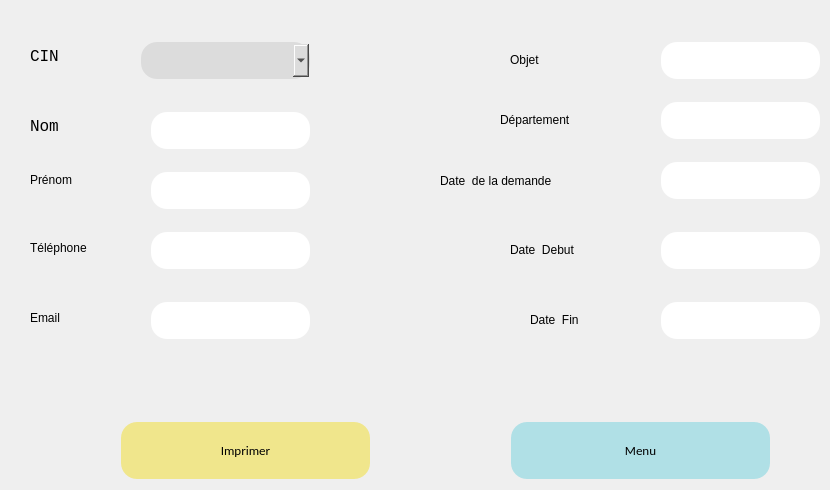
   <widget class="QWidget" name="page_44">
    <widget class="QLineEdit" name="lineEdit_35">
     <property name="geometry">
      <rect>
       <x>150</x>
       <y>110</y>
       <width>161</width>
       <height>41</height>
      </rect>
     </property>
     <property name="styleSheet">
      <string notr="true">background-color: white	;
  border: none;
  color: black;
  padding: 10px;
  text-align: center;
  text-decoration: none;
font-family:calibri;
  display: inline-block;
  font-size: 13px;
  margin: 2px 1px;
  border-radius : 16px;</string>
     </property>
    </widget>
    <widget class="QLabel" name="label_193">
     <property name="geometry">
      <rect>
       <x>30</x>
       <y>50</y>
       <width>47</width>
       <height>13</height>
      </rect>
     </property>
     <property name="font">
      <font>
       <family>Courier New</family>
       <pointsize>12</pointsize>
       <weight>50</weight>
       <bold>false</bold>
      </font>
     </property>
     <property name="text">
      <string>CIN</string>
     </property>
    </widget>
    <widget class="QLabel" name="label_195">
     <property name="geometry">
      <rect>
       <x>30</x>
       <y>120</y>
       <width>47</width>
       <height>13</height>
      </rect>
     </property>
     <property name="font">
      <font>
       <family>Courier New</family>
       <pointsize>12</pointsize>
      </font>
     </property>
     <property name="text">
      <string>Nom</string>
     </property>
    </widget>
    <widget class="QLineEdit" name="lineEdit_36">
     <property name="geometry">
      <rect>
       <x>150</x>
       <y>170</y>
       <width>161</width>
       <height>41</height>
      </rect>
     </property>
     <property name="styleSheet">
      <string notr="true">background-color: white	;
  border: none;
  color: black;
  padding: 10px;
  text-align: center;
  text-decoration: none;
font-family:calibri;
  display: inline-block;
  font-size: 13px;
  margin: 2px 1px;
  border-radius : 16px;</string>
     </property>
    </widget>
    <widget class="QLabel" name="label_196">
     <property name="geometry">
      <rect>
       <x>30</x>
       <y>170</y>
       <width>71</width>
       <height>20</height>
      </rect>
     </property>
     <property name="text">
      <string>Prénom</string>
     </property>
    </widget>
    <widget class="QLabel" name="label_197">
     <property name="geometry">
      <rect>
       <x>30</x>
       <y>240</y>
       <width>101</width>
       <height>16</height>
      </rect>
     </property>
     <property name="text">
      <string>Téléphone</string>
     </property>
    </widget>
    <widget class="QLineEdit" name="lineEdit_37">
     <property name="geometry">
      <rect>
       <x>150</x>
       <y>230</y>
       <width>161</width>
       <height>41</height>
      </rect>
     </property>
     <property name="styleSheet">
      <string notr="true">background-color: white	;
  border: none;
  color: black;
  padding: 10px;
  text-align: center;
  text-decoration: none;
font-family:calibri;
  display: inline-block;
  font-size: 13px;
  margin: 2px 1px;
  border-radius : 16px;</string>
     </property>
    </widget>
    <widget class="QLineEdit" name="lineEdit_141">
     <property name="geometry">
      <rect>
       <x>150</x>
       <y>300</y>
       <width>161</width>
       <height>41</height>
      </rect>
     </property>
     <property name="styleSheet">
      <string notr="true">background-color: white	;
  border: none;
  color: black;
  padding: 10px;
  text-align: center;
  text-decoration: none;
font-family:calibri;
  display: inline-block;
  font-size: 13px;
  margin: 2px 1px;
  border-radius : 16px;</string>
     </property>
    </widget>
    <widget class="QLabel" name="label_202">
     <property name="geometry">
      <rect>
       <x>30</x>
       <y>310</y>
       <width>101</width>
       <height>16</height>
      </rect>
     </property>
     <property name="text">
      <string>Email</string>
     </property>
    </widget>
    <widget class="QLabel" name="label_203">
     <property name="geometry">
      <rect>
       <x>500</x>
       <y>110</y>
       <width>121</width>
       <height>20</height>
      </rect>
     </property>
     <property name="text">
      <string>Département</string>
     </property>
    </widget>
    <widget class="QLineEdit" name="lineEdit_142">
     <property name="geometry">
      <rect>
       <x>660</x>
       <y>100</y>
       <width>161</width>
       <height>41</height>
      </rect>
     </property>
     <property name="styleSheet">
      <string notr="true">background-color: white	;
  border: none;
  color: black;
  padding: 10px;
  text-align: center;
  text-decoration: none;
font-family:calibri;
  display: inline-block;
  font-size: 13px;
  margin: 2px 1px;
  border-radius : 16px;</string>
     </property>
    </widget>
    <widget class="QLabel" name="label_204">
     <property name="geometry">
      <rect>
       <x>510</x>
       <y>240</y>
       <width>131</width>
       <height>20</height>
      </rect>
     </property>
     <property name="text">
      <string>Date  Debut</string>
     </property>
    </widget>
    <widget class="QLabel" name="label_206">
     <property name="geometry">
      <rect>
       <x>530</x>
       <y>310</y>
       <width>121</width>
       <height>20</height>
      </rect>
     </property>
     <property name="text">
      <string>Date  Fin</string>
     </property>
    </widget>
    <widget class="QLabel" name="label_207">
     <property name="geometry">
      <rect>
       <x>440</x>
       <y>170</y>
       <width>221</width>
       <height>21</height>
      </rect>
     </property>
     <property name="text">
      <string>Date  de la demande</string>
     </property>
    </widget>
    <widget class="QComboBox" name="try_5">
     <property name="geometry">
      <rect>
       <x>140</x>
       <y>40</y>
       <width>171</width>
       <height>41</height>
      </rect>
     </property>
     <property name="styleSheet">
      <string notr="true">background-color:#DCDCDC;
  border: none;
  color: black;
  padding: 10px;
  text-align: center;
  text-decoration: none;
font-family:calibri;
  display: inline-block;
  font-size: 13px;
  margin: 2px 1px;
  border-radius : 16px;</string>
     </property>
    </widget>
    <widget class="QPushButton" name="pushButton_103">
     <property name="geometry">
      <rect>
       <x>120</x>
       <y>420</y>
       <width>251</width>
       <height>61</height>
      </rect>
     </property>
     <property name="styleSheet">
      <string notr="true">background-color: 	#F0E68C			;
  border: none;
  color: black;
  padding: 10px;
  text-align: center;
  text-decoration: none;
font-family:calibri;
  display: inline-block;
  font-size: 13px;
  margin: 2px 1px;
  border-radius : 16px;</string>
     </property>
     <property name="text">
      <string>Imprimer</string>
     </property>
    </widget>
    <widget class="QPushButton" name="pushButton_148">
     <property name="geometry">
      <rect>
       <x>510</x>
       <y>420</y>
       <width>261</width>
       <height>61</height>
      </rect>
     </property>
     <property name="styleSheet">
      <string notr="true">background-color: 	#B0E0E6			;
  border: none;
  color: black;
  padding: 10px;
  text-align: center;
  text-decoration: none;
font-family:calibri;
  display: inline-block;
  font-size: 13px;
  margin: 2px 1px;
  border-radius : 16px;</string>
     </property>
     <property name="text">
      <string>Menu</string>
     </property>
    </widget>
    <widget class="QLineEdit" name="lineEdit_39">
     <property name="geometry">
      <rect>
       <x>660</x>
       <y>160</y>
       <width>161</width>
       <height>41</height>
      </rect>
     </property>
     <property name="styleSheet">
      <string notr="true">background-color: white	;
  border: none;
  color: black;
  padding: 10px;
  text-align: center;
  text-decoration: none;
font-family:calibri;
  display: inline-block;
  font-size: 13px;
  margin: 2px 1px;
  border-radius : 16px;</string>
     </property>
    </widget>
    <widget class="QLineEdit" name="lineEdit_40">
     <property name="geometry">
      <rect>
       <x>660</x>
       <y>230</y>
       <width>161</width>
       <height>41</height>
      </rect>
     </property>
     <property name="styleSheet">
      <string notr="true">background-color: white	;
  border: none;
  color: black;
  padding: 10px;
  text-align: center;
  text-decoration: none;
font-family:calibri;
  display: inline-block;
  font-size: 13px;
  margin: 2px 1px;
  border-radius : 16px;</string>
     </property>
    </widget>
    <widget class="QLineEdit" name="lineEdit_41">
     <property name="geometry">
      <rect>
       <x>660</x>
       <y>300</y>
       <width>161</width>
       <height>41</height>
      </rect>
     </property>
     <property name="styleSheet">
      <string notr="true">background-color: white	;
  border: none;
  color: black;
  padding: 10px;
  text-align: center;
  text-decoration: none;
font-family:calibri;
  display: inline-block;
  font-size: 13px;
  margin: 2px 1px;
  border-radius : 16px;</string>
     </property>
    </widget>
    <widget class="QLineEdit" name="lineEdit_144">
     <property name="geometry">
      <rect>
       <x>660</x>
       <y>40</y>
       <width>161</width>
       <height>41</height>
      </rect>
     </property>
     <property name="styleSheet">
      <string notr="true">background-color: white	;
  border: none;
  color: black;
  padding: 10px;
  text-align: center;
  text-decoration: none;
font-family:calibri;
  display: inline-block;
  font-size: 13px;
  margin: 2px 1px;
  border-radius : 16px;</string>
     </property>
    </widget>
    <widget class="QLabel" name="label_218">
     <property name="geometry">
      <rect>
       <x>510</x>
       <y>50</y>
       <width>121</width>
       <height>20</height>
      </rect>
     </property>
     <property name="text">
      <string>Objet</string>
     </property>
    </widget>
   </widget>
